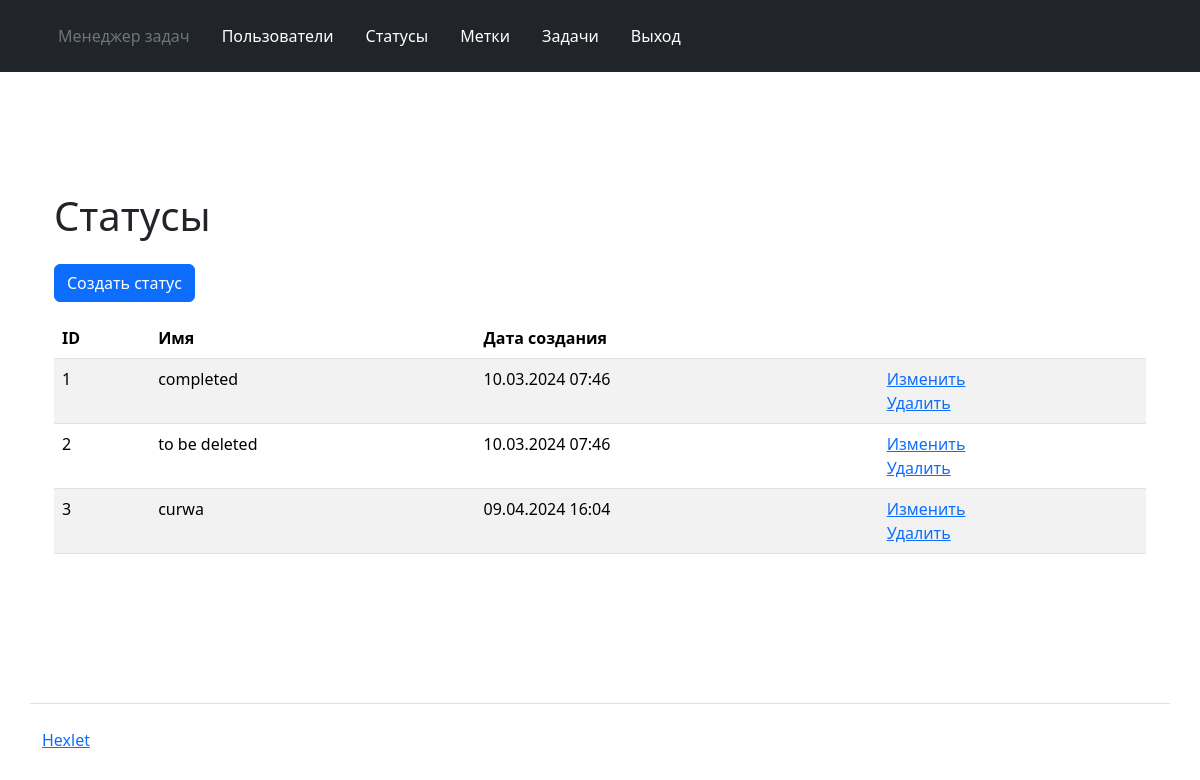
Screenshot of /statuses/ (signed in) with the database file from the repository.
### task_manager/statuses/models.py (models this page shows, shortened)
class Status(models.Model):
    name = models.CharField('status', max_length=255)
    timestamp = models.DateTimeField("time_stamp", auto_now_add=True)

### task_manager/statuses/views.py (the view)
# urls.py: path('', StatusView.as_view(), name='statuses'),
class StatusView(CustomLoginRequiredMixin, ListView):
    model = Status
    template_name = 'statuses/statuses.html'

### task_manager/templates/statuses/statuses.html (shortened to what this page needs)
{% extends 'layout.html' %}
{% load django_bootstrap5 %}
{% load i18n %}
{% block content %}
<div class="container wrapper flex-grow-1">
  <h1 class="my-4">
    {% trans "Statuses" %}
  </h1>
  <a class="btn btn-primary mb-3" href="{% url 'status_create' %}">{% trans "Create status" %} </a>
    <table class="table table-striped">
    <thead>
      <tr>
        <th>ID</th>
        <th>{% trans "Name" %}</th>
        <th>{% trans "Creation date" %}</th>
        <th></th>
      </tr>
    </thead>
    <tbody>
      {% for status_data in status_list %}
        <tr>
          <td class="fw-normal">{{ status_data.id }}</td>
          <td class="fw-normal">{{ status_data.name}}</td>
          <td class="fw-normal">{{ status_data.timestamp|date:"d.m.Y H:i" }}</td>
          <td>
            <a href="{% url 'status_update' status_data.id %}">{% trans "Update" %}</a>
            <br>
            <a href="{% url 'status_delete' status_data.id %}">{% trans "Delete" %}</a>
          </td>
        </tr>
      {% endfor %}
    </tbody>
  </table>
</div>
{% endblock %}

### rows the page displays
Status: id "1", name "completed", timestamp "10.03.2024 07:46"
Status: id "2", name "to be deleted", timestamp "10.03.2024 07:46"
Status: id "3", name "curwa", timestamp "09.04.2024 16:04"
